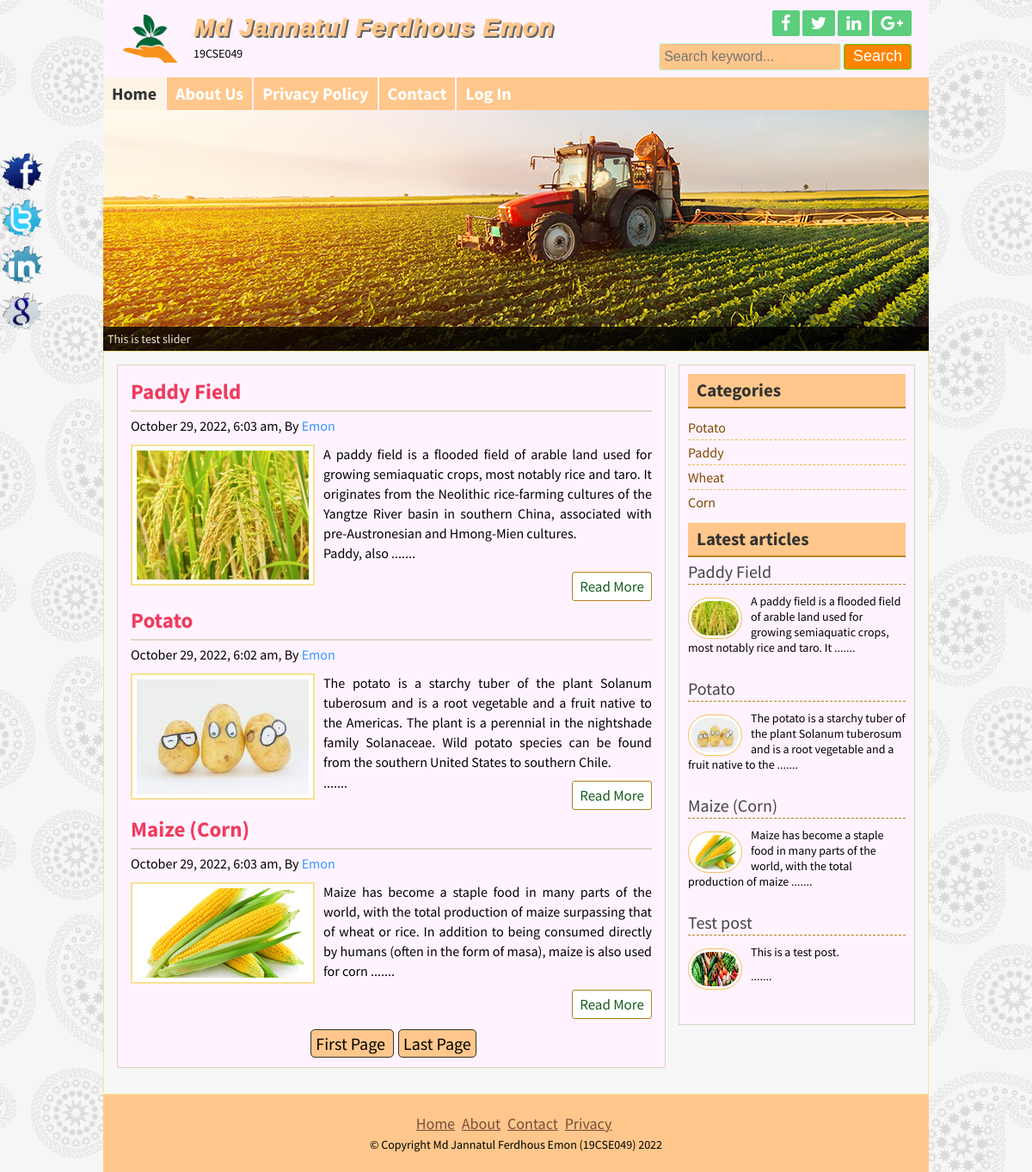
The page / on the database its author committed.
### tables this page shows
CREATE TABLE `title_slogan` (
  `id` int(11) NOT NULL,
  `title` varchar(255) NOT NULL,
  `slogan` varchar(255) NOT NULL,
  `logo` varchar(255) NOT NULL
);

CREATE TABLE `social` (
  `id` int(11) NOT NULL,
  `facebook` varchar(255) NOT NULL,
  `twitter` varchar(255) NOT NULL,
  `linkedin` varchar(255) NOT NULL,
  `google` varchar(255) NOT NULL
);

CREATE TABLE `page` (
  `id` int(11) NOT NULL,
  `name` varchar(255) NOT NULL,
  `body` varchar(8191) NOT NULL
);

CREATE TABLE `post` (
  `id` int(11) NOT NULL,
  `cat` int(11) NOT NULL,
  `title` varchar(255) NOT NULL,
  `body` text NOT NULL,
  `image` varchar(255) NOT NULL,
  `author` varchar(50) NOT NULL,
  `tag` varchar(255) NOT NULL,
  `date` timestamp NOT NULL DEFAULT current_timestamp() ON UPDATE current_timestamp(),
  `userid` int(11) NOT NULL
);

CREATE TABLE `category` (
  `id` int(11) NOT NULL,
  `name` varchar(50) NOT NULL
);

CREATE TABLE `footer` (
  `id` int(11) NOT NULL,
  `copyright` varchar(255) NOT NULL
);

### lib/Database.php (called while the page is built, shortened)
<?php
Class Database{
	public $host   = DB_HOST;
	public $user   = DB_USER;
	public $pass   = DB_PASS;
	public $dbname = DB_NAME;
	public $link;
	private function connectDB(){
	$this->link = new mysqli($this->host, $this->user, $this->pass, $this->dbname);
 }
	public function select($query){
		$result = $this->link->query($query) or die($this->link->error.__LINE__);
		if($result->num_rows > 0){
			return $result;
		} else {
			return false;
		}
	}
}

### helpers/format.php (called while the page is built, shortened)
<?php
class format{
    public function formatDate($date){
        return date('F j, Y, g:i a', strtotime($date));
    }
public function textShorten($text, $limit = 300){
    $text = $text. " ";
    $text = substr($text, 0, $limit);
    $text = substr($text, 0, strrpos($text, ' '));
    $text = $text. " .......";
    return $text;
    }
}
?>

### index.php (the view, shortened to what this page needs)
<?php include 'inc/header.php';?>
<?php include 'inc/slider.php';?>
	<div class="contentsection contemplete clear">
		<div class="maincontent clear">
			<?php
				$per_page = 3;
				if(isset($_GET["page"]))
				{
					$page = $_GET["page"];
				}
				else
				{
					$page = 1;
				}
				$start_from = ($page-1) * $per_page;
			?>
			<?php
				$query = "select * from post limit $start_from, $per_page";
				$post = $db->select($query);
				if ($post){
					while($result = $post->fetch_assoc()) {
			?>
			<div class="samepost clear">
				<h2><a href="post.php?id=<?php echo $result['id'] ?>"><?php echo $result['title'] ?></a></h2>
				<h4><?php echo $fm->formatDate($result['date']) ?>, By <a href="#"><?php echo $result['author'] ?></a></h4>
				<a href="#"><img src="admin/<?php echo $result['image'] ?>" alt="post image"/></a>
				<?php echo $fm->textShorten($result['body']) ?>
				<div class="readmore clear">
					<a href="post.php?id=<?php echo $result['id'] ?>">Read More</a>
				</div>
			</div>
			<?php } ?>
			<?php
			$query = "select * from post";
			$result = $db->select($query);
			$total_rows = mysqli_num_rows($result);
			$total_pages = ceil($total_rows/$per_page);
			echo "<span class='pagination'><a href='index.php?page=1'>".' First Page '."</a>";
			echo "<a href='index.php?page=$total_pages'>".' Last Page '."</a></span>"
			?>
			<?php } else  header("Location:404.php"); ?>
		</div>
		<?php include "inc/sidebar.php";?>
		<?php include "inc/footer.php";?>

### inc/header.php (shortened to what this page needs)
<?php include 'lib/Database.php';?>
<?php include 'helpers/format.php';?>
<?php
	$db = new Database();
	$fm = new format();
?>
<!DOCTYPE html>
<html>
<head>
	<?php include 'scripts/css.php'; ?>
</head>
<body>
	<div class="headersection templete clear">
		<a href="index.php">
			<div class="logo">
			<?php
                $query = "select * from title_slogan where id='1'";
                $blog = $db->select($query);
                if($blog){
                    while($result = $blog->fetch_assoc()){
            ?>
				<img src="admin/<?php echo $result['logo']; ?>" alt="Logo"/>
				<h2><?php echo $result['title']; ?></h2>
				<p><?php echo $result['slogan']; ?></p>
			<?php } } ?>
			</div>
		</a>
		<div class="social clear">
			<div class="icon clear">
			<?php
                $query = "select * from social where id='1'";
                $socialmedia = $db->select($query);
                if($socialmedia){
                    while($result = $socialmedia->fetch_assoc()){
            ?>
				<a href="<?php echo $result['facebook']; ?>" target="_blank"><i class="fa fa-facebook"></i></a>
				<a href="<?php echo $result['twitter']; ?>" target="_blank"><i class="fa fa-twitter"></i></a>
				<a href="<?php echo $result['linkedin']; ?>" target="_blank"><i class="fa fa-linkedin"></i></a>
				<a href="<?php echo $result['google']; ?>" target="_blank"><i class="fa fa-google-plus"></i></a>
			<?php } } ?>
			</div>
			<div class="searchbtn clear">
			<form action="search.php" method="get">
				<input type="text" name="search" placeholder="Search keyword..."/>
				<input type="submit" name="submit" value="Search"/>
			</form>
			</div>
		</div>
	</div>
<div class="navsection templete">
	<?php
		$path = $_SERVER['SCRIPT_FILENAME'];
    	$currentpage = basename($path, '.php');
	?>
		<ul>
		<li><a
		<?php
			if($currentpage=='index'){
				echo 'id="active"';
			}
		?>
		href="index.php">Home</a></li>
		<?php
			$query = "select * from page";
			$page = $db->select($query);
			if($page){
				while($result = $page->fetch_assoc()){
		?>
		<li><a
		<?php
			if(isset($_GET['pageid']) && $_GET['pageid']==$result['id']){
				echo 'id="active"';
			}
		?>
		href="page.php?pageid=<?php echo $result['id'] ?>"><?php echo $result['name'] ?></a></li>
		<?php } } ?>
		<li><a
		<?php
			if($currentpage=='contact'){
				echo 'id="active"';
			}
		?>
		href="contact.php">Contact</a></li>
		<li><a href="admin/login.php">Log In</a></li>
	</ul>
</div>

### scripts/css.php
<link rel="stylesheet" href="font-awesome-4.5.0/css/font-awesome.css">
<link rel="stylesheet" href="css/nivo-slider.css" type="text/css" media="screen" />
<link rel="stylesheet" href="style.css">
<?php
    $query = "select * from theme where id='1'";
    $themes = $db->select($query);
    while($result = $themes->fetch_assoc()){
        if($result['name']=='default'){
?>
            <link rel="stylesheet" href="theme/default.css">
    <?php }
    elseif($result['name']=='selago'){ ?>
            <link rel="stylesheet" href="theme/selago.css">
<?php }
elseif($result['name']=='purple'){ ?>
            <link rel="stylesheet" href="theme/purple.css">
<?php } } ?>

### inc/slider.php
<div class="slidersection templete clear">
        <div id="slider">
            <?php
                $query = "SELECT * FROM slider order by id limit 10";
                $slider = $db->select($query);
                if($slider){
                    while($result = $slider->fetch_assoc()){
            ?>
            <a href="#"><img src="admin/<?php echo $result['image'] ?>" alt="Slider" title="<?php echo $result['title'] ?>" /></a>
        <?php } } ?>
        </div>
</div>

### inc/sidebar.php
<div class="sidebar clear">
			<div class="samesidebar clear">
				<h2>Categories</h2>
					<ul>
					<?php
					$query = "select * from category";
					$category = $db->select($query);
					if ($category){
						while($result = $category->fetch_assoc()) {
					?>
						<li><a href="posts.php?category=<?php echo $result['id'] ?>"><?php echo $result['name']; ?></a></li>
					<?php } } else{ ?>
						<li>No Category Created.</li>
						<?php } ?>
					</ul>
			</div>
			<div class="samesidebar clear">
				<h2>Latest articles</h2>
				<?php
				$query = "select * from post limit 4";
				$post = $db->select($query);
				if ($post){
					while($result = $post->fetch_assoc()) {
				?>
					<div class="popular clear">
						<h3><a href="post.php?id=<?php echo $result['id']; ?>"><?php echo $result['title']; ?></a></h3>
						<a href="post.php?id=<?php echo $result['id']; ?>"><img src="admin/<?php echo $result['image']; ?>" alt="post image"/></a>
						<?php echo $fm->textShorten($result['body'], 120) ?>
					</div>
					<?php } } else  header("Location:404.php"); ?>
			</div>
		</div>

### inc/footer.php (shortened to what this page needs)
</div>
	<div class="footersection templete clear">
	  <div class="footermenu clear">
		<ul>
			<li><a href="#">Home</a></li>
			<li><a href="#">About</a></li>
			<li><a href="#">Contact</a></li>
			<li><a href="#">Privacy</a></li>
		</ul>
	  </div>
	  <?php
                $query = "select * from footer where id='1'";
                $socialmedia = $db->select($query);
                if($socialmedia){
                    while($result = $socialmedia->fetch_assoc()){
        ?>
	  <p>&copy; Copyright <?php echo $result['copyright']; ?> <?php echo date('Y'); ?></p>
	  <?php } } ?>
	</div>
	<div class="fixedicon clear">
	<?php
                $query = "select * from social where id='1'";
                $socialmedia = $db->select($query);
                if($socialmedia){
                    while($result = $socialmedia->fetch_assoc()){
    ?>
		<a href="<?php echo $result['facebook']; ?>"><img src="images/fb.png" alt="Facebook"/></a>
		<a href="<?php echo $result['twitter']; ?>"><img src="images/tw.png" alt="Twitter"/></a>
		<a href="<?php echo $result['linkedin']; ?>"><img src="images/in.png" alt="LinkedIn"/></a>
		<a href="<?php echo $result['google']; ?>"><img src="images/gl.png" alt="GooglePlus"/></a>
	<?php } } ?>
	</div>
</body>
</html>

### css/nivo-slider.css (style rules this page uses)
.nivoSlider { position:relative; }
.nivoSlider a.nivo-imageLink { position:absolute; top:0px; left:0px; width:100%; height:100%; border:0; padding:0; margin:0; z-index:60; display:none; }

### theme/selago.css (style rules this page uses)
.headersection { background: #FFF3FF none repeat scroll 0 0; }
.logo h2 { color: #0000; }
.logo h2 { color: #ffc78b; text-align: center; display: flex; justify-content: center; align-items: center; }
.logo h2 { position: relative; font-family: "Avenir Next", sans-serif; font-weight: 1000; font-size: 28px; font-style: italic; letter-spacing: 0.05em; display: inline-block; }
.logo p { color: #000; }
.icon a { background: #5BCD7D none repeat scroll 0 0; }
.searchbtn input[type="text"] { border: 1px solid #bdfff9; width: 200px; background: #FFC78B; }
.searchbtn input[type="submit"] { border: 1px solid #5BCE00; }
input[type="submit"] { background: #ff8400 none repeat scroll 0 0; border: 1px solid #5BCE00; }
.navsection, .footersection { background: none repeat scroll 0 0 #FFC78B; }
.navsection ul li { border-left: 1px solid #FFF3FF; border-right: 1px solid #FFF3FF; }
.samepost h2 a, .about h2 { color: #EF3C5F; }
.maincontent { background: #FFF3FF none repeat scroll 0 0; }
.samepost img { border: 2px solid #F8E194; background: #fff none repeat scroll 0 0; }
.contentsection { background: #F7F7F7 none repeat scroll 0 0; border: 1px solid #F8E194; }
.sidebar { background: #FFF3FF none repeat scroll 0 0; }
.samesidebar h2 { background: #FFC78B none repeat scroll 0 0; }
.footermenu ul li a { color: #7B4C3C; }
.pagination a { background: #FFC78B none repeat scroll 0 0; }
.readmore a { color: #185C1F; }

### rows shown on the page
title_slogan: logo (picture), title "Md Jannatul Ferdhous Emon", slogan "19CSE049"
page: name "About Us"
page: name "Privacy Policy"
post: title "Paddy Field", date "October 29, 2022, 6:03 am", author "Emon", image (picture), body "A paddy field is a flooded field of arable land used for growing semiaquatic crops, most notably rice and taro. It originates from the Neolithic rice-farming cultures of the Yangtze River basin in southern China, associated with pre-Austronesian and Hmong-Mien cultures. Paddy, also .......", body "A paddy field is a flooded field of arable land used for growing semiaquatic crops, most notably rice and taro. It ......."
post: title "Potato", date "October 29, 2022, 6:02 am", author "Emon", image (picture), body "The potato is a starchy tuber of the plant Solanum tuberosum and is a root vegetable and a fruit native to the Americas. The plant is a perennial in the nightshade family Solanaceae. Wild potato species can be found from the southern United States to southern Chile. .......", body "The potato is a starchy tuber of the plant Solanum tuberosum and is a root vegetable and a fruit native to the ......."
post: title "Maize (Corn)", date "October 29, 2022, 6:03 am", author "Emon", image (picture), body "Maize has become a staple food in many parts of the world, with the total production of maize surpassing that of wheat or rice. In addition to being consumed directly by humans (often in the form of masa), maize is also used for corn .......", body "Maize has become a staple food in many parts of the world, with the total production of maize ......."
category: name "Potato"
category: name "Paddy"
category: name "Wheat"
category: name "Corn"
post: title "Test post", image (picture), body "This is a test post. ......."
footer: copyright "Md Jannatul Ferdhous Emon (19CSE049)"
